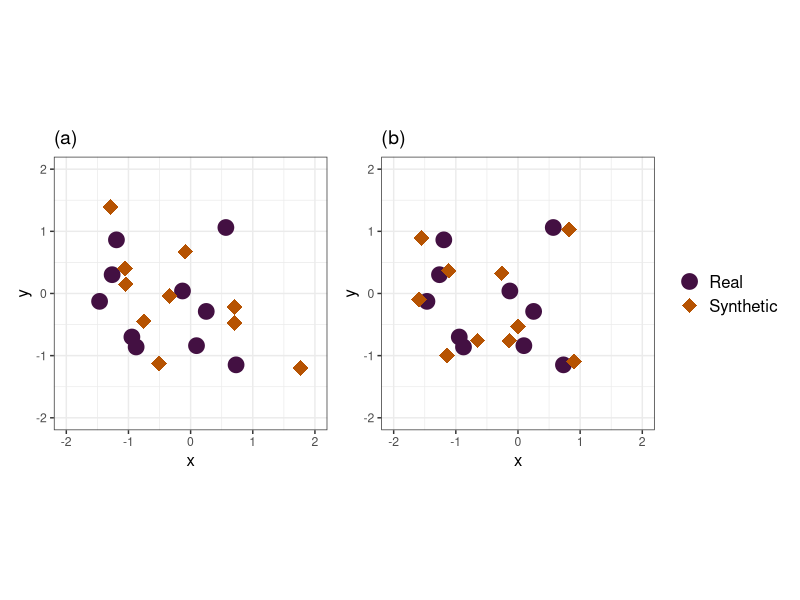
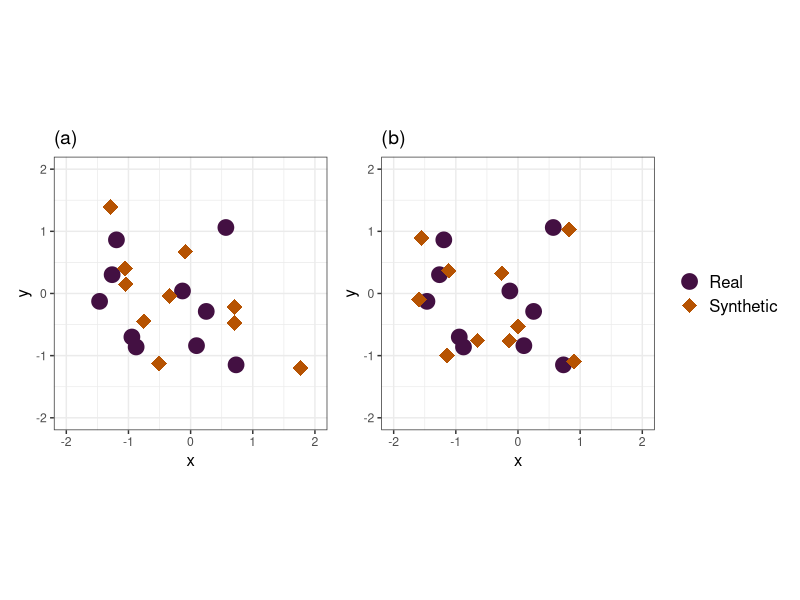

R code for these plots, in order:
## ---- chunk 1
knitr::opts_chunk$set(echo = TRUE)
## ---- chunk 2
library("MASS")
library("ggplot2")
library("patchwork")
library("gridExtra")

# colors
c1 = "#431042"
c2 = "#b65302"
## ---- chunk 3

# sample from a bivariate normal distribution
set.seed(1129)
sample_size = 10
sample_meanvector = c(0, 0)
sample_covariance_matrix = matrix(c(2,-1,-1, 1),
                                  ncol = 2)



# create bivariate normal distribution
real_df = data.frame(
  mvrnorm(n = sample_size,
          mu = sample_meanvector,
          Sigma = sample_covariance_matrix),
  category = "Real"
)

synthetic_private_df = data.frame(
  mvrnorm(n = sample_size, mu = sample_meanvector,
          Sigma = sample_covariance_matrix),
  category = "Synthetic"
)

# add random noise to each point in real_df to generate synthetic data that is not private
noise_sd = 0.2
noise_x = rnorm(nrow(real_df), mean = 0, sd = noise_sd)
noise_y = rnorm(nrow(real_df), mean = 0, sd = noise_sd)

# Add the noise to the original dataframe
synthetic_not_private_df = data.frame(
  X1 = real_df$X1 + noise_x,
  X2 = real_df$X2 + noise_y,
  category = "Synthetic"
)
## ---- chunk 4
# plot real and private synthetic
scatter_plot1 =
  ggplot(
    data = rbind(real_df, synthetic_private_df),
    aes(
      x = X1,
      y = X2,
      color = category,
      shape = category
    )
  ) +
  geom_point(size = 5) +
  scale_shape_manual(values = c("Synthetic" = 18, "Real" = 19)) +
  scale_color_manual(values = c(c1, c2)) +
  scale_fill_manual(values = c(c1, c2)) +
  labs(x = "x", y = "y") + ggtitle("(a)") +
  xlim(-2, 2) + ylim(-2, 2) +
  theme_bw() +
  theme(
    legend.title = element_blank(),
    legend.text = element_text(size = 12),
    # Adjust legend font size
    plot.title = element_text(size = 14),
    # Adjust title font size
    axis.title = element_text(size = 12)
  ) +  # Adjust axis label font size
  coord_fixed(ratio = 1)  # Set equal aspect ratio

# Create the second scatter plot with equal aspect ratio and increased font sizes
scatter_plot2 =
  ggplot(
    data = rbind(real_df, synthetic_not_private_df),
    aes(
      x = X1,
      y = X2,
      color = category,
      shape = category
    )
  ) +
  geom_point(size = 5) +
  scale_shape_manual(values = c("Synthetic" = 18, "Real" = 19)) +
  scale_color_manual(values = c(c1, c2)) +
  scale_fill_manual(values = c(c1, c2)) +
  labs(x = "x", y = "y") + ggtitle("(b)") +
  xlim(-2, 2) + ylim(-2, 2) +
  theme_bw() +
  theme(
    legend.title = element_blank(),
    legend.text = element_text(size = 12),
    # Adjust legend font size
    plot.title = element_text(size = 14),
    # Adjust title font size
    axis.title = element_text(size = 12)
  ) +  # Adjust axis label font size
  coord_fixed(ratio = 1)  # Set equal aspect ratio

# Combine the two plots with a common legend

combined_plot = scatter_plot1 + scatter_plot2 +
  plot_layout(ncol = 2, guides = "collect")


# Display the combined plot
print(combined_plot)
ggsave(
  "../figures/demo_distance_expose_privacy_breach.pdf",
  combined_plot,
  device = "pdf",
  width = 6,
  height = 4,
  units = "in",
  dpi = 300,
  colormodel = "cmyk"
)
## ---- chunk 5
# find dcr and nndr between synthetic private and real
data = rbind(synthetic_private_df, real_df)
dist_matrix = as.matrix(dist(data[, c("X1", "X2")], method = "euclidean"))

dcr1 = apply(dist_matrix, 1, function(row)
  min(row[11:20]))[1:10]

second_dcr1 = apply(dist_matrix, 1, function(row)
  sort(row[11:20])[2])[1:10]

nndr1 = dcr1 / second_dcr1

# find dcr and nndr between real and synthetic not private
data = rbind(synthetic_not_private_df, real_df)
dist_matrix2 = as.matrix(dist(data[, c("X1", "X2")], method = "euclidean"))

dcr2 = apply(dist_matrix2, 1, function(row)
  min(row[11:20]))[1:10]

second_dcr2 = apply(dist_matrix2, 1, function(row)
  sort(row[11:20])[2])[1:10]

nndr2 = dcr2 / second_dcr2

quantile(dcr1, probs = c(0, 0.05, 0.5, 0.95))
quantile(dcr2, probs = c(0, 0.05, 0.5, 0.95))
quantile(nndr1, probs = c(0, 0.05, 0.5, 0.95))
quantile(nndr2, probs = c(0, 0.05, 0.5, 0.95))

row1 = c(quantile(dcr1, probs = c(0.05, 0.5)), quantile(nndr1, probs = c(0.05, 0.5)))

table = rbind(row1, c(quantile(dcr2, probs = c(0.05, 0.5)), quantile(nndr2, probs = c(0.05, 0.5))))
library(xtable)
table_x = xtable(table, type = "latex", digits = 3)
print(table_x)
